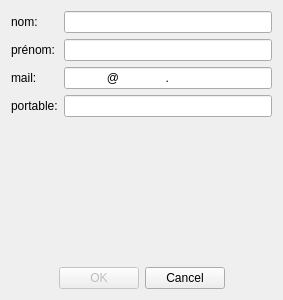
<?xml version="1.0" encoding="UTF-8"?>
<ui version="4.0">
 <class>DialogNewContact</class>
 <widget class="QDialog" name="DialogNewContact">
  <property name="geometry">
   <rect>
    <x>0</x>
    <y>0</y>
    <width>283</width>
    <height>300</height>
   </rect>
  </property>
  <property name="windowTitle">
   <string>Dialog</string>
  </property>
  <layout class="QVBoxLayout" name="verticalLayout">
   <item>
    <layout class="QFormLayout" name="formLayout">
     <item row="0" column="0">
      <widget class="QLabel" name="label_2">
       <property name="text">
        <string>nom:</string>
       </property>
      </widget>
     </item>
     <item row="0" column="1">
      <widget class="QLineEdit" name="lineEditNomContact">
       <property name="inputMask">
        <string>&gt;A&lt;aaaaaaaaaaaaaaaaaaa</string>
       </property>
      </widget>
     </item>
     <item row="1" column="0">
      <widget class="QLabel" name="label_3">
       <property name="text">
        <string>prénom:</string>
       </property>
      </widget>
     </item>
     <item row="1" column="1">
      <widget class="QLineEdit" name="lineEditPrenomContact">
       <property name="inputMask">
        <string>&gt;A&lt;aaaaaaaaaaaaaaaaaaa</string>
       </property>
      </widget>
     </item>
     <item row="2" column="0">
      <widget class="QLabel" name="label_4">
       <property name="text">
        <string>mail:</string>
       </property>
      </widget>
     </item>
     <item row="2" column="1">
      <widget class="QLineEdit" name="lineEditMailContact">
       <property name="inputMask">
        <string>AAaaaaaaaaaa@AAaaaaaaaaaaaa.AAaaa</string>
       </property>
       <property name="text">
        <string>@.</string>
       </property>
      </widget>
     </item>
     <item row="3" column="0">
      <widget class="QLabel" name="label_5">
       <property name="text">
        <string>portable:</string>
       </property>
      </widget>
     </item>
     <item row="3" column="1">
      <widget class="QLineEdit" name="lineEditNPortableContact">
       <property name="inputMask">
        <string>9999999999</string>
       </property>
       <property name="text">
        <string/>
       </property>
      </widget>
     </item>
    </layout>
   </item>
   <item>
    <layout class="QHBoxLayout" name="horizontalLayout">
     <item>
      <spacer name="horizontalSpacer_2">
       <property name="orientation">
        <enum>Qt::Horizontal</enum>
       </property>
       <property name="sizeHint" stdset="0">
        <size>
         <width>40</width>
         <height>20</height>
        </size>
       </property>
      </spacer>
     </item>
     <item>
      <widget class="QPushButton" name="pushButtonOk">
       <property name="enabled">
        <bool>false</bool>
       </property>
       <property name="text">
        <string>OK</string>
       </property>
      </widget>
     </item>
     <item>
      <widget class="QPushButton" name="pushButtonCancel">
       <property name="text">
        <string>Cancel</string>
       </property>
      </widget>
     </item>
     <item>
      <spacer name="horizontalSpacer">
       <property name="orientation">
        <enum>Qt::Horizontal</enum>
       </property>
       <property name="sizeHint" stdset="0">
        <size>
         <width>40</width>
         <height>20</height>
        </size>
       </property>
      </spacer>
     </item>
    </layout>
   </item>
  </layout>
 </widget>
 <resources/>
 <connections/>
</ui>
